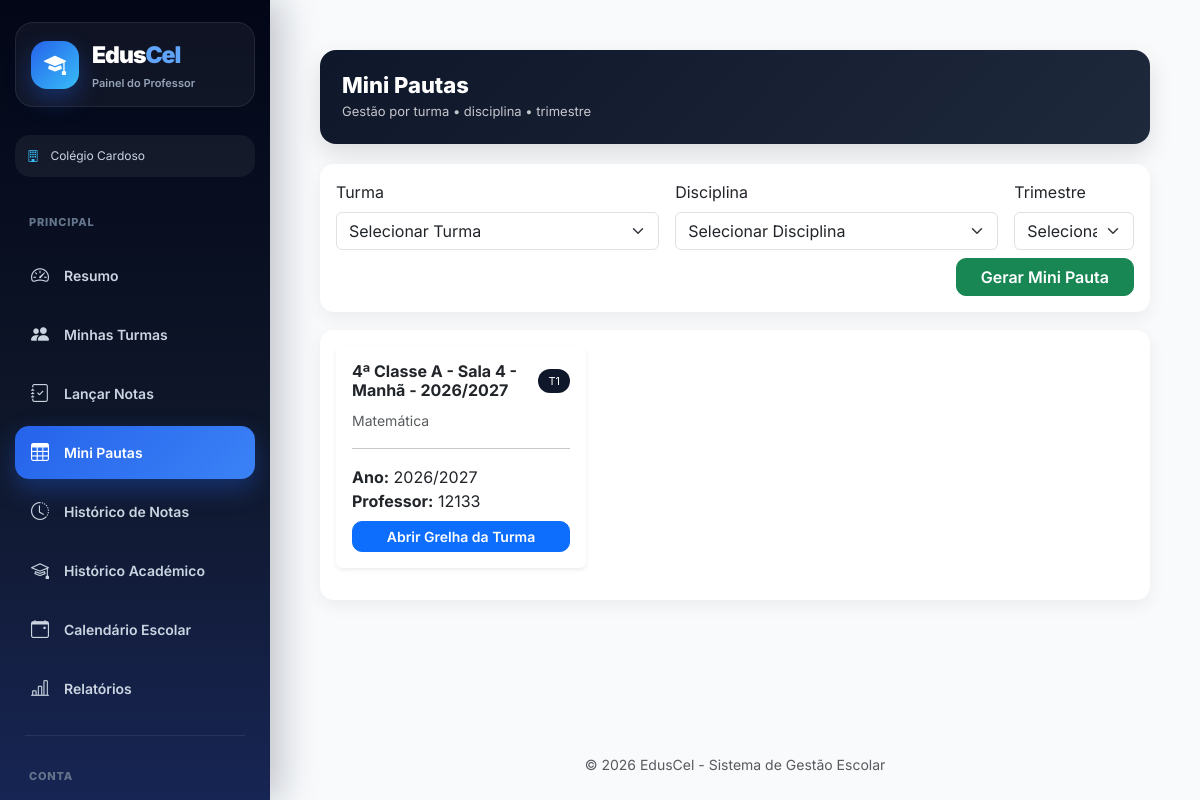
Screenshot of /professor/mini-pautas/ (signed in) with the database file from the repository.
### users/models.py (models this page shows, shortened)
class User(AbstractUser):
    ROLE_CHOICES = (
        ("SUPERADMIN", "Super Admin"),
        ("DIRETOR", "Diretor"),
        ("DIRETOR_PEDAGOGICO", "Diretor Pedagógico"),
        ("PROFESSOR", "Professor"),
        ("ALUNO", "Aluno"),
        ("FINANCEIRO", "Financeiro"),
        ("SECRETARIA", "Secretaria"),
    )
    role = models.CharField(
        max_length=25,
        choices=ROLE_CHOICES,
        default="ALUNO",
        verbose_name="Perfil"
    )
    ativo = models.BooleanField(
        default=True,
        verbose_name="Ativo"
    )
    escola = models.ForeignKey(
        "academic.Escola",
        on_delete=models.CASCADE,
        null=True,
        blank=True,
        related_name="usuarios",
        verbose_name="Escola"
    )
    telefone = models.CharField(
        max_length=20,
        unique=True,
        null=True,
        blank=True,
        verbose_name="Telefone"
    )
    telefone_verificado = models.BooleanField(
        default=False,
        verbose_name="Telefone Verificado"
    )
    email_verificado = models.BooleanField(
        default=False,
        verbose_name="Email Verificado"
    )
    criado_em = models.DateTimeField(
        auto_now_add=True,
        verbose_name="Criado em"
    )
    tentativas_login = models.PositiveIntegerField(
        default=0
    )
    bloqueado_ate = models.DateTimeField(
        null=True,
        blank=True
    )
    otp_codigo = models.CharField(
        max_length=128,
        null=True,
        blank=True,
        verbose_name="OTP"
    )
    otp_expira_em = models.DateTimeField(
        null=True,
        blank=True,
        verbose_name="Expira em"
    )
    otp_tentativas = models.PositiveIntegerField(
        default=0,
        verbose_name="Tentativas OTP"
    )
    ultimo_envio_otp = models.DateTimeField(
        null=True,
        blank=True,
        verbose_name="Último envio OTP"
    )
    objects = UserManager()

### academic/models.py (models this page shows, shortened)
class Escola(models.Model):
    nome = models.CharField(
        "Nome da Escola",
        max_length=255
    )
    codigo = models.CharField(
        "Código da Escola",
        max_length=10,
        unique=True,
        blank=True,
        help_text="Código usado no login da escola"
    )
    logo = models.ImageField(
        upload_to='logos_escolas/',
        blank=True,
        null=True
    )
    endereco = models.CharField(
        "Endereço",
        max_length=255
    )
    provincia = models.CharField(
        "Província",
        max_length=100,
        blank=True,
        null=True
    )
    municipio = models.CharField(
        "Município",
        max_length=100,
        blank=True,
        null=True
    )
    telefone = models.CharField(
        "Telefone",
        max_length=20
    )
    nif = models.CharField(
        "NIF",
        max_length=14,
        blank=True,
        null=True,
        help_text="Número de Identificação Fiscal da escola"
    )
    email = models.EmailField(
        "Email da Escola",
        max_length=254,
        blank=True,
        null=True,
        help_text="Email oficial da escola"
    )
    plano = models.ForeignKey(
        "Plano",
        on_delete=models.SET_NULL,
        null=True,
        blank=True,
        related_name="escolas",
        verbose_name="Plano"
    )
    data_expiracao = models.DateField(
        "Data de Expiração do Plano",
        null=True,
        blank=True
    )
    ativo = models.BooleanField(
        "Ativo",
        default=True
    )
    criada_em = models.DateTimeField(
        "Criada em",
        auto_now_add=True
    )
    class Meta:
        verbose_name = "Escola"
        verbose_name_plural = "Escolas"
        ordering = ["nome"]

class MiniPauta(models.Model):
    TRIMESTRES = [
        ("1", "1º Trimestre"),
        ("2", "2º Trimestre"),
        ("3", "3º Trimestre"),
    ]
    professor = models.ForeignKey(settings.AUTH_USER_MODEL, on_delete=models.CASCADE)
    escola = models.ForeignKey(Escola, on_delete=models.CASCADE)
    aluno = models.ForeignKey(Aluno, on_delete=models.CASCADE)
    turma = models.ForeignKey(Turma, on_delete=models.CASCADE)
    disciplina = models.ForeignKey(Disciplina, on_delete=models.CASCADE)
    ano_letivo = models.ForeignKey(AnoLetivo, on_delete=models.CASCADE)
    trimestre = models.CharField(max_length=1, choices=TRIMESTRES)
    av1 = models.DecimalField(max_digits=4, decimal_places=1, null=True, blank=True)
    av2 = models.DecimalField(max_digits=4, decimal_places=1, null=True, blank=True)
    av3 = models.DecimalField(max_digits=4, decimal_places=1, null=True, blank=True)
    p1 = models.DecimalField(max_digits=4, decimal_places=1, null=True, blank=True)
    av4 = models.DecimalField(max_digits=4, decimal_places=1, null=True, blank=True)
    av5 = models.DecimalField(max_digits=4, decimal_places=1, null=True, blank=True)
    av6 = models.DecimalField(max_digits=4, decimal_places=1, null=True, blank=True)
    p2 = models.DecimalField(max_digits=4, decimal_places=1, null=True, blank=True)
    exame = models.DecimalField(max_digits=4, decimal_places=1, null=True, blank=True)
    recurso = models.DecimalField(max_digits=4, decimal_places=1, null=True, blank=True)
    observacao = models.TextField(blank=True, null=True)
    criado_em = models.DateTimeField(auto_now_add=True)
    atualizado_em = models.DateTimeField(auto_now=True)
    class Meta:
        unique_together = (
            "aluno",
            "turma",
            "disciplina",
            "ano_letivo",
            "trimestre",
        )
        ordering = ["aluno__numero_na_turma"]

class Turma(models.Model):
    CLASSE_CHOICES = [
        ('0', 'Iniciação'),
        ('1', '1ª Classe'),
        ('2', '2ª Classe'),
        ('3', '3ª Classe'),
        ('4', '4ª Classe'),
        ('5', '5ª Classe'),
        ('6', '6ª Classe'),
        ('7', '7ª Classe'),
        ('8', '8ª Classe'),
        ('9', '9ª Classe'),
        ('10', '10ª Classe'),
        ('11', '11ª Classe'),
        ('12', '12ª Classe'),
        ('13', '13ª Classe'),
    ]
    TURNOS = [
        ('MANHA', 'Manhã'),
        ('TARDE', 'Tarde'),
        ('NOITE', 'Noite'),
    ]
    classe = models.CharField(
        max_length=10,
        choices=CLASSE_CHOICES,
        verbose_name="Classe"
    )
    curso = models.ForeignKey(
        'Curso',
        on_delete=models.SET_NULL,
        null=True,
        blank=True,
        related_name="turmas",
        verbose_name="Curso"
    )
    identificador = models.CharField(
        max_length=5,
        verbose_name="Identificador da Turma"
    )
    sala = models.CharField(
        max_length=20,
        null=True,
        blank=True,
        verbose_name="Sala"
    )
    turno = models.CharField(
        max_length=10,
        choices=TURNOS,
        default='MANHA',
        verbose_name='Turno'
    )
    ano_letivo = models.ForeignKey(
        'AnoLetivo',
        on_delete=models.CASCADE,
        related_name="turmas",
        verbose_name="Ano Letivo"
    )
    escola = models.ForeignKey(
        'Escola',
        on_delete=models.CASCADE,
        related_name="turmas",
        verbose_name="Escola"
    )
    professor = models.ForeignKey(
        settings.AUTH_USER_MODEL,
        on_delete=models.SET_NULL,
        related_name="turmas",
        limit_choices_to={"role": "PROFESSOR"},
        null=True,
        blank=True,
        verbose_name="Professor Responsável"
    )
    diretor_turma = models.ForeignKey(
        settings.AUTH_USER_MODEL,
        on_delete=models.SET_NULL,
        null=True,
        blank=True,
        limit_choices_to={
            "role": "PROFESSOR"
        },
        related_name="turmas_como_diretor",
        verbose_name="Diretor de Turma"
    )
    criada_em = models.DateTimeField(
        auto_now_add=True,
        verbose_name="Data de Criação"
    )
    class Meta:
        constraints = [
            models.UniqueConstraint(
                fields=[
                    'classe',
                    'identificador',
                    'turno',
                    'ano_letivo',
                    'escola',
                    'curso'
                ],
                name='unique_turma_por_curso'
            )
        ]
        verbose_name = "Turma"
        verbose_name_plural = "Turmas"
    def nome_completo(self):
        nome = (
            f"{self.get_classe_display()} "
            f"{self.identificador}"
        )
        if self.sala:
            nome += f" - Sala {self.sala}"
        nome += (
            f" - {self.get_turno_display()}"
            f" - {self.ano_letivo}"
        )
        return nome
    def __str__(self):
        return self.nome_completo()

class AnoLetivo(models.Model):
    nome = models.CharField(max_length=20)  # Ex: 2025/2026
    ativo = models.BooleanField(default=True)
    escola = models.ForeignKey(
        "Escola",
        on_delete=models.CASCADE,
        related_name="anos_letivos"
    )
    def __str__(self):
        return self.nome

class Disciplina(models.Model):
    nome = models.CharField(max_length=90)
    turma = models.ForeignKey(
        Turma,
        on_delete=models.CASCADE,
        related_name="disciplinas"
    )
    professor = models.ForeignKey(
        settings.AUTH_USER_MODEL,
        on_delete=models.CASCADE,
        limit_choices_to={'role': 'PROFESSOR'},
        related_name="disciplinas",
        null=True,
        blank=True
    )
    escola = models.ForeignKey(
        Escola,
        on_delete=models.CASCADE,
        related_name="disciplinas"
    )
    criada_em = models.DateTimeField(auto_now_add=True)
    class Meta:
        unique_together = ('nome', 'turma', 'escola')
        ordering = ["nome"]

### core/views.py (the view)
# urls.py: path("professor/mini-pautas/", views.mini_pautas_lista, name="mini_pautas"),
@login_required
def mini_pautas_lista(request):
    if request.user.role != "PROFESSOR":
        return redirect("dashboard")
    professor = request.user
    escola = professor.escola
    ano_letivo = AnoLetivo.objects.filter(
        escola=escola,
        ativo=True
    ).first()
    if not ano_letivo:
        return redirect("dashboard")
    turma_id = request.GET.get("turma")
    disciplina_id = request.GET.get("disciplina")
    trimestre = request.GET.get("trimestre")
    turmas = Turma.objects.filter(
        escola=escola,
        ano_letivo=ano_letivo,
        disciplinas__professor=professor
    ).distinct()
    disciplinas = Disciplina.objects.filter(
        professor=professor,
        escola=escola,
        turma__ano_letivo=ano_letivo
    ).select_related("turma").distinct()
    mini_pautas = MiniPauta.objects.filter(
        professor=professor,
        escola=escola,
        ano_letivo=ano_letivo
    ).select_related("turma", "disciplina", "aluno")
    if turma_id:
        mini_pautas = mini_pautas.filter(turma_id=turma_id)
    if disciplina_id:
        mini_pautas = mini_pautas.filter(disciplina_id=disciplina_id)
    if trimestre:
        mini_pautas = mini_pautas.filter(trimestre=int(trimestre))
    context = {
        "mini_pautas": mini_pautas,
        "turmas": turmas,
        "disciplinas": disciplinas,
        "turma_id": turma_id,
        "disciplina_id": disciplina_id,
        "trimestre": trimestre,
        "ano_letivo": ano_letivo
    }
    return render(request, "mini_pautas_lista.html", context)

### core/templates/mini_pautas_lista.html (shortened to what this page needs)
{% extends "base_professor.html" %}
{% block content %}
<div class="container-fluid page-wrapper">
<div class="page-header d-flex justify-content-between align-items-center flex-wrap">
    <div>
        <h3 class="page-title">Mini Pautas</h3>
        <div class="page-subtitle">
            Gestão por turma • disciplina • trimestre
        </div>
    </div>
</div>
<div class="card card-custom p-3">
<form method="GET" action="{% url 'gerar_mini_pautas' %}" class="row g-3">
    <div class="col-md-5">
        <label class="form-label">Turma</label>
        <select name="turma" class="form-select" required>
            <option value="">Selecionar Turma</option>
        </select>
    </div>
    <div class="col-md-5">
        <label class="form-label">Disciplina</label>
        <select name="disciplina" class="form-select" required>
            <option value="">Selecionar Disciplina</option>
        </select>
    </div>
    <div class="col-md-2">
        <label class="form-label">Trimestre</label>
        <select name="trimestre" class="form-select" required>
            <option value="">Selecionar</option>
        </select>
    </div>
    <div class="col-12 d-flex justify-content-end mt-2">
        <button class="btn btn-success btn-clean px-4">
            Gerar Mini Pauta
        </button>
    </div>
</form>
</div>
<div class="card card-custom p-3">
{% if mini_pautas %}
<div class="row">
    {% for mp in mini_pautas %}
    <div class="col-md-4">
        <div class="card border-0 shadow-sm mb-3">
            <div class="card-body">
                <div class="d-flex justify-content-between align-items-center mb-2">
                    <h6 class="fw-bold mb-0">
                        {{ mp.turma }}
                    </h6>
                    <span class="badge-mini">
                        T{{ mp.trimestre }}
                    </span>
                </div>
                <small class="text-muted">
                    {{ mp.disciplina.nome }}
                </small>
                <hr>
                <p class="mb-2">
                    <strong>Ano:</strong> {{ mp.ano_letivo }}<br>
                    <strong>Professor:</strong> {{ mp.professor.username }}
                </p>
                <a href="{% url 'mini_pauta_detalhe' mp.id %}"
                   class="btn btn-primary btn-sm w-100 btn-clean">
                    Abrir Grelha da Turma
                </a>
            </div>
        </div>
    </div>
    {% endfor %}
</div>
{% endif %}
</div>
</div>
{% endblock %}

### core/templates/base_professor.html (shortened to what this page needs)
<!DOCTYPE html>
<html lang="pt">
<head>
<link
href="https://cdn.jsdelivr.net/npm/bootstrap@5.3.3/dist/css/bootstrap.min.css"
rel="stylesheet">
<link
href="https://cdn.jsdelivr.net/npm/bootstrap-icons@1.11.3/font/bootstrap-icons.css"
rel="stylesheet">
</head>
<body>
<div class="wrapper">
<aside class="sidebar">
<div class="logo-box">
<div class="logo-icon">
<i class="bi bi-mortarboard-fill"></i>
</div>
<div>
<div class="logo-text">
Edus<span>Cel</span>
</div>
<span class="logo-subtitle">
Painel do Professor
</span>
</div>
</div>
<div class="school-mini">
<i class="bi bi-building"></i>
{% if request.user.escola %}
{{ request.user.escola.nome }}
{% else %}
Escola não associada
{% endif %}
</div>
<ul class="menu">
<li class="menu-title">
Principal
</li>
<li>
<a href="{% url 'dashboard_professor' %}"
class="menu-link
">
<i class="bi bi-speedometer2"></i>
Resumo
</a>
</li>
<li>
<a href="{% url 'minhas_turmas' %}"
class="menu-link
">
<i class="bi bi-people-fill"></i>
Minhas Turmas
</a>
</li>
<li>
<a href="{% url 'lancar_notas' %}"
class="menu-link
">
<i class="bi bi-journal-check"></i>
Lançar Notas
</a>
</li>
<li>
<a href="{% url 'mini_pautas' %}"
class="menu-link
{% if request.resolver_match.url_name == 'mini_pautas' %}
active
{% endif %}
">
<i class="bi bi-table"></i>
Mini Pautas
</a>
</li>
<li>
<a href="{% url 'historico_notas' %}"
class="menu-link
">
<i class="bi bi-clock-history"></i>
Histórico de Notas
</a>
</li>
<li>
<a href="{% url 'historico_professor' %}"
class="menu-link
">
<i class="bi bi-mortarboard"></i>
Histórico Académico
</a>
</li>
<li>
<a href="{% url 'calendario_professor' %}"
class="menu-link
">
<i class="bi bi-calendar-event"></i>
Calendário Escolar
</a>
</li>
<li>
<a href="{% url 'relatorios_professor' %}"
class="menu-link
">
<i class="bi bi-bar-chart-line"></i>
Relatórios
</a>
</li>
<div class="menu-divider"></div>
<li class="menu-title">
Conta
</li>
</ul>
</aside>
<div class="main">
<div class="content">
{% block content %}
{% endblock %}
</div>
<footer class="text-center py-4">
<span class="text-muted small">
© <span id="anoAtual"></span>
EdusCel - Sistema de Gestão Escolar
</span>
</footer>
</div>
</div>
</body>
</html>

### rows the page displays
User: user.escola.nome "Colégio Cardoso"
MiniPauta: turma "4ª Classe A - Sala 4 - Manhã - 2026/2027", trimestre "1", disciplina.nome "Matemática", ano_letivo "2026/2027", professor.username "12133"
